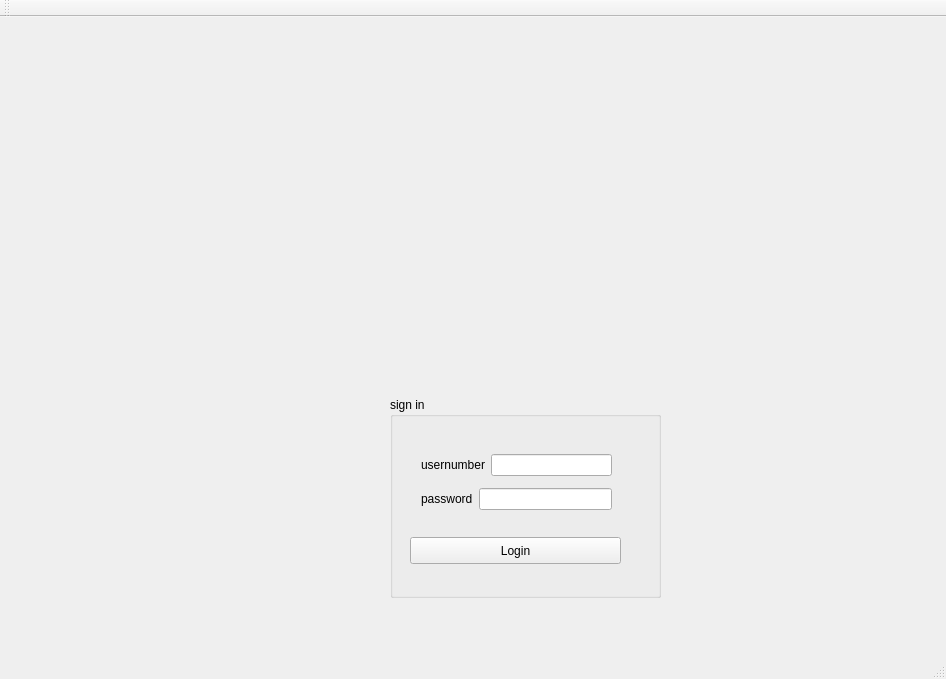
<?xml version="1.0" encoding="UTF-8"?>
<ui version="4.0">
 <class>MainWindow</class>
 <widget class="QMainWindow" name="MainWindow">
  <property name="geometry">
   <rect>
    <x>0</x>
    <y>0</y>
    <width>946</width>
    <height>679</height>
   </rect>
  </property>
  <property name="windowTitle">
   <string>MainWindow</string>
  </property>
  <widget class="QWidget" name="centralWidget">
   <widget class="QLabel" name="label_bkImg">
    <property name="geometry">
     <rect>
      <x>320</x>
      <y>130</y>
      <width>291</width>
      <height>191</height>
     </rect>
    </property>
    <property name="text">
     <string/>
    </property>
    <property name="pixmap">
     <pixmap>../Desktop/backImg.png</pixmap>
    </property>
   </widget>
   <widget class="QGroupBox" name="groupBox">
    <property name="geometry">
     <rect>
      <x>390</x>
      <y>380</y>
      <width>271</width>
      <height>201</height>
     </rect>
    </property>
    <property name="title">
     <string>sign in</string>
    </property>
    <widget class="QPushButton" name="pushButton">
     <property name="geometry">
      <rect>
       <x>20</x>
       <y>140</y>
       <width>211</width>
       <height>27</height>
      </rect>
     </property>
     <property name="minimumSize">
      <size>
       <width>211</width>
       <height>27</height>
      </size>
     </property>
     <property name="maximumSize">
      <size>
       <width>211</width>
       <height>16777215</height>
      </size>
     </property>
     <property name="text">
      <string>Login</string>
     </property>
    </widget>
    <widget class="QWidget" name="">
     <property name="geometry">
      <rect>
       <x>20</x>
       <y>40</y>
       <width>213</width>
       <height>91</height>
      </rect>
     </property>
     <layout class="QVBoxLayout" name="verticalLayout">
      <item>
       <layout class="QHBoxLayout" name="horizontalLayout">
        <item>
         <widget class="QLabel" name="label">
          <property name="text">
           <string>usernumber</string>
          </property>
         </widget>
        </item>
        <item>
         <widget class="QLineEdit" name="lineEdit_usernum"/>
        </item>
       </layout>
      </item>
      <item>
       <layout class="QHBoxLayout" name="horizontalLayout_2">
        <item>
         <widget class="QLabel" name="label_2">
          <property name="text">
           <string>password</string>
          </property>
         </widget>
        </item>
        <item>
         <widget class="QLineEdit" name="lineEdit_password"/>
        </item>
       </layout>
      </item>
     </layout>
    </widget>
   </widget>
  </widget>
  <widget class="QMenuBar" name="menuBar">
   <property name="geometry">
    <rect>
     <x>0</x>
     <y>0</y>
     <width>946</width>
     <height>25</height>
    </rect>
   </property>
  </widget>
  <widget class="QToolBar" name="mainToolBar">
   <attribute name="toolBarArea">
    <enum>TopToolBarArea</enum>
   </attribute>
   <attribute name="toolBarBreak">
    <bool>false</bool>
   </attribute>
  </widget>
  <widget class="QStatusBar" name="statusBar"/>
 </widget>
 <layoutdefault spacing="6" margin="11"/>
 <resources/>
 <connections/>
</ui>
